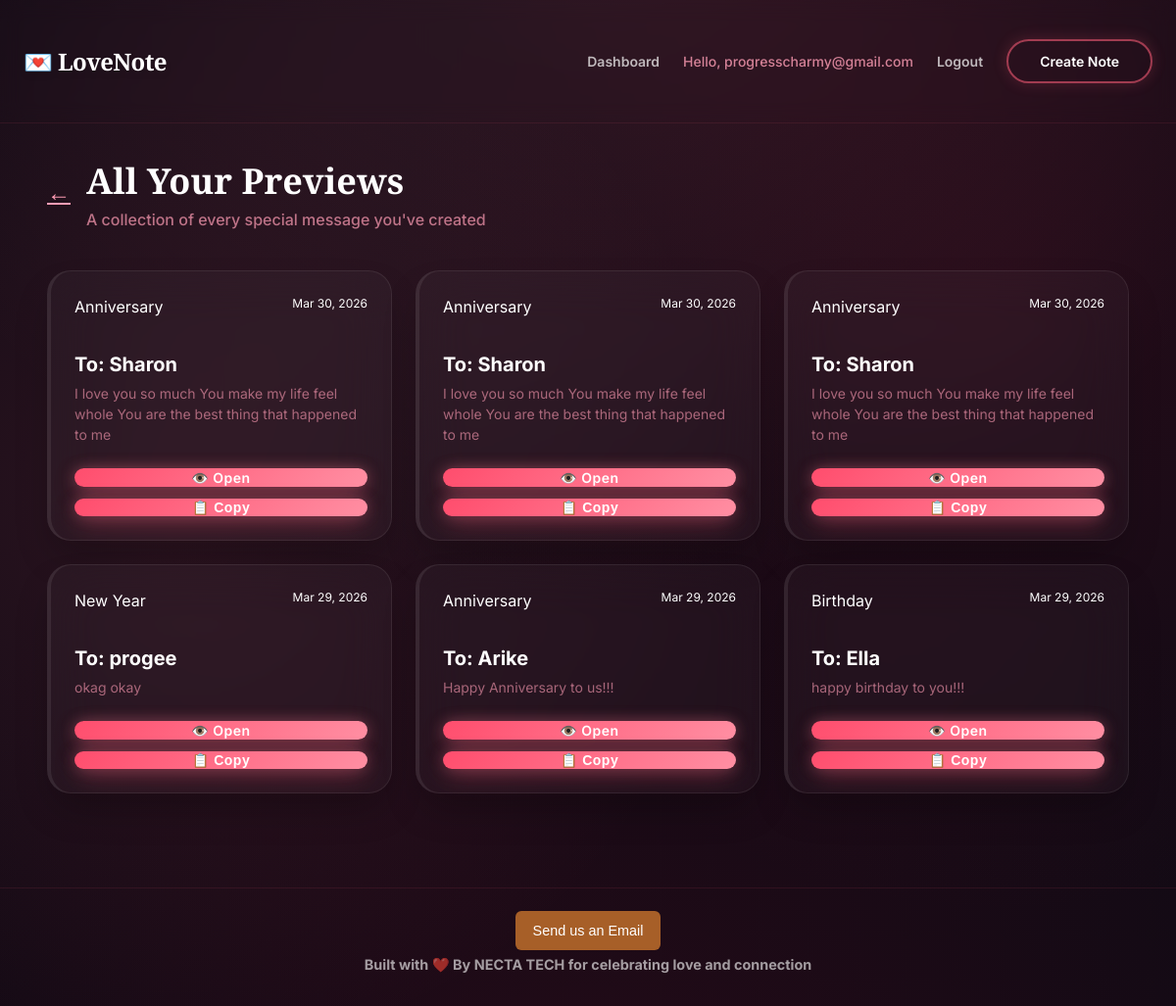
The page /dashboard/previews/ (signed in) on the database its author committed.
### valapp/models.py (models this page shows, shortened)
class CustomUser(AbstractBaseUser, PermissionsMixin):
    email = models.EmailField(unique=True)
    first_name = models.CharField(max_length=150, blank=True)
    last_name = models.CharField(max_length=150, blank=True)
    is_active = models.BooleanField(default=True)
    is_staff = models.BooleanField(default=False)
    date_joined = models.DateTimeField(default=timezone.now)
    reset_code = models.CharField(max_length=6, blank=True, null=True)
    reset_code_expiry = models.DateTimeField(blank=True, null=True)
    USERNAME_FIELD = 'email'
    REQUIRED_FIELDS = []
    objects = UserManager()
    def get_short_name(self):
        return self.first_name or self.email

class Message(models.Model):
    OCCASIONS = [
        ('Valentine', 'Valentine'),
        ('New Year', 'New Year'),
        ('Easter', 'Easter'),
        ('Christmas', 'Christmas'),
        ('Birthday', 'Birthday'),
        ('Anniversary', 'Anniversary'),
        ("Eid'l fitr","Eid'l fitr"),
        ("Eid'l mubarak","Eid'l mubarak"),
    ]
    THEMES = [
        ('Romantic', 'Romantic'),
        ('Friendly', 'Friendly'),
        ('Family', 'Family'),
        ('Elegant', 'Elegant'),
    ]
    sender = models.CharField(max_length=100)
    recipient = models.CharField(max_length=100)
    user = models.ForeignKey(CustomUser, on_delete=models.SET_NULL, null=True, blank=True, related_name='created_messages')
    occasion = models.CharField(max_length=20, choices=OCCASIONS)
    theme = models.CharField(max_length=20, choices=THEMES)
    message = models.TextField()
    photo = models.ImageField(upload_to='messages/', blank=True, null=True)
    date_created = models.DateTimeField(auto_now_add=True)
    slug = models.SlugField(max_length=50, unique=True, blank=True)

### valapp/views.py (the view)
# urls.py: path('dashboard/previews/', views.all_previews, name='all_previews'),
@login_required
def all_previews(request):
    previews = Message.objects.filter(user=request.user).order_by('-date_created')
    return render(request, 'all_previews.html', {'previews': previews})

### valapp/templates/all_previews.html (shortened to what this page needs)
{% extends 'generic.html' %}
{% load static %}
{% block extra_head %}
<link rel="stylesheet" href="{% static 'valapp/css/dashboard.css' %}">
{% endblock %}
{% block content %}
<div class="dashboard-container">
    <div class="dashboard-header">
        <div class="flex items-center gap-4">
            <a href="{% url 'dashboard' %}" class="text-roseSoft hover:text-rosePrimary transition-colors text-2xl">
                ←
            </a>
            <div>
                <h1 class="dashboard-title">All Your Previews</h1>
                <p class="dashboard-subtitle">A collection of every special message you've created</p>
            </div>
        </div>
    </div>
    <div class="section-margin">
        {% if previews %}
        <div class="grid-dashboard">
            {% for preview in previews %}
            <div class="link-card romantic-card">
                <div class="link-card-header">
                    <span class="badge-occasion">
                        {{ preview.occasion }}
                    </span>
                    <span class="text-roseSoft/50 text-xs">
                        {{ preview.date_created|date:"M d, Y" }}
                    </span>
                </div>
                <h3 class="link-card-title mt-4">To: {{ preview.recipient }}</h3>
                <p class="link-card-desc">{{ preview.message|truncatechars:150 }}</p>
                <div class="link-copy-group flex-row gap-2">
                    <a href="{% url 'preview_message' preview.slug %}" target="_blank" class="btn-romantic flex-1 py-3 rounded-xl text-center text-white font-bold text-sm block">
                        👁️ Open
                    </a>
                    <button onclick="copyRaw('{{ request.get_host }}{% url 'preview_message' preview.slug %}')" class="btn-romantic bg-white/10 hover:bg-white/20 flex-1 py-3 rounded-xl text-center text-white font-bold text-sm block">
                        📋 Copy
                    </button>
                </div>
            </div>
            {% endfor %}
        </div>
        {% endif %}
    </div>
</div>
{% endblock %}

### valapp/templates/generic.html (shortened to what this page needs)
{% load static %}
<!DOCTYPE html>
<html lang="en">
<head>
    <link rel="stylesheet" href="{% static 'valapp/css/style.css' %}">
    {% block extra_head %}{% endblock %}
</head>
<body>
    <header class="main-header">
      <a href="{% url 'index' %}" class="header-logo">
        <span class="text-rosePrimary">💌</span> LoveNote
      </a>
      <div class="header-nav desktop-only">
        {% if user.is_authenticated %}
          <a href="{% url 'dashboard' %}" class="nav-link">Dashboard</a>
          <span class="nav-greeting">Hello, {{ user.get_short_name }}</span>
          <a href="{% url 'logout' %}" class="nav-link">Logout</a>
        {% else %}
          <a href="{% url 'login' %}" class="nav-link">Login</a>
          <a href="{% url 'register' %}" class="nav-link">Register</a>
        {% endif %}
        <a href="{% url 'create_message' %}" class="btn-outline-romantic">
           Create Note
        </a>
      </div>
    </header>
    <main class="main-content">
        {% block content %}{% endblock %}
    </main>
    <footer class="footer-minimal">
        <span style="border-top:8px;"><a href="mailto:progresscharmy@gmail.com" class="email-btn">Send us an Email</a></span>
       <h4 style="border-top:8px; padding-top: 12px;"> Built with ❤️ By  NECTA TECH for celebrating love and connection </h4>
    </footer>
</body>
</html>

### valapp/static/valapp/css/style.css (style rules this page uses)
:root { --rose-dark: #100a14; --rose-primary: #f45a75; --rose-soft: #ff9db5; --rose-deep: #861530; --rose-burgundy: #770d28; --white: #ffffff; --black: #000000; --font-heading: 'Playfair Display', serif; --font-body: 'Inter', 'Quicksand', sans-serif; }
* { box-sizing: border-box; margin: 0; padding: 0; }
body { font-family: var(--font-body); background-color: var(--rose-dark); background-image: radial-gradient(circle at 15% 50%, rgba(244, 90, 117, 0.12), transparent 50%), radial-gradient(circle at 85% 30%, rgba(134, 21, 48, 0.18), transparent 50%), radial-gradient(circle at 50% -20%, rgba(255, 115, 141, 0.15), transparent 60%), radial-gradient(circle at 50% 120%, rgba(119, 13, 40, 0.2), transparent 60%); background-attachment: fixed; background-size: cover; color: var(--white); min-height: 100vh; overflow-x: hidden; position: relative; line-height: 1.5; display: flex; flex-direction: column; -webkit-font-smoothing: antialiased; -moz-osx-font-smoothing: grayscale; }
.mt-4 { margin-top: 1rem; }
.flex { display: flex; }
.flex-row { flex-direction: row; }
.flex-1 { flex: 1 1 0%; }
.items-center { align-items: center; }
.gap-2 { gap: 0.5rem; }
.gap-4 { gap: 1rem; }
.font-bold { font-weight: 700; }
.text-xs { font-size: 0.75rem; }
.text-sm { font-size: 0.875rem; }
.text-2xl { font-size: 1.5rem; }
.text-center { text-align: center; }
.text-white { color: var(--white); }
.text-rosePrimary { color: var(--rose-primary); }
.text-roseSoft { color: var(--rose-soft); }
.bg-white\/10 { background-color: rgba(255, 255, 255, 0.1); }
.rounded-xl { border-radius: 0.75rem; }
.transition-colors { transition: background-color 0.3s ease, color 0.3s ease; }
.btn-romantic { background: linear-gradient(135deg, #ff4d6d, #ff8fa3); box-shadow: 0 8px 25px -5px rgba(255, 77, 109, 0.6), 0 0 15px rgba(255, 143, 163, 0.3); transition: all 0.4s cubic-bezier(0.34, 1.56, 0.64, 1); display: inline-flex; align-items: center; justify-content: center; cursor: pointer; border: none; text-decoration: none; font-weight: 600; letter-spacing: 0.5px; position: relative; overflow: hidden; color: white; }
.main-header { padding: 2.5rem 1.5rem; max-width: 80rem; margin-left: auto; margin-right: auto; width: 100%; display: flex; justify-content: space-between; align-items: center; z-index: 10; border-bottom: 1px solid rgba(244, 90, 117, 0.1); backdrop-filter: blur(10px); }
.header-logo { font-size: 1.5rem; font-family: var(--font-heading); font-weight: 700; letter-spacing: -0.025em; color: var(--white); text-decoration: none; filter: drop-shadow(0 4px 3px rgba(0, 0, 0, 0.07)) drop-shadow(0 2px 2px rgba(0, 0, 0, 0.06)); }
.header-nav { display: flex; align-items: center; gap: 1.5rem; }
.nav-link { color: rgba(255, 255, 255, 0.7); text-decoration: none; font-size: 0.875rem; font-weight: 600; transition: color 0.3s ease; }
.nav-greeting { color: rgba(255, 157, 181, 0.8); font-size: 0.875rem; font-weight: 500; }
.btn-outline-romantic { color: var(--white); padding: 0.625rem 2rem; border-radius: 9999px; font-size: 0.875rem; font-weight: 600; border: 2px solid rgba(244, 90, 117, 0.6); text-decoration: none; transition: all 0.3s ease; box-shadow: 0 0 15px rgba(244, 90, 117, 0.2); }
.main-content { flex-grow: 1; z-index: 10; }
.footer-minimal { text-align: center; padding: 2rem 1rem; color: rgba(255, 255, 255, 0.6); font-size: 0.9rem; border-top: 1px solid rgba(244, 90, 117, 0.1); margin-top: 4rem; }
header { border-bottom: 1px solid rgba(244, 90, 117, 0.1); backdrop-filter: blur(10px); }

### valapp/templates/generic.html (style rules this page uses)
.desktop-only { display: flex !important; }
.email-btn { border-top: 24px; background-color: #a75f28; color: white; padding: 12px 18px; text-decoration: none; border-radius: 6px; font-family: Arial, sans-serif; transition: 0.3s ease; }

### rows shown on the page
CustomUser: get_short_name "progresscharmy@gmail.com"
Message: occasion "Anniversary", date_created "Mar 30, 2026", recipient "Sharon", message "I love you so much You make my life feel whole You are the best thing that happened to me"
Message: occasion "Anniversary", date_created "Mar 30, 2026", recipient "Sharon", message "I love you so much You make my life feel whole You are the best thing that happened to me"
Message: occasion "Anniversary", date_created "Mar 30, 2026", recipient "Sharon", message "I love you so much You make my life feel whole You are the best thing that happened to me"
Message: occasion "New Year", date_created "Mar 29, 2026", recipient "progee", message "okag okay"
Message: occasion "Anniversary", date_created "Mar 29, 2026", recipient "Arike", message "Happy Anniversary to us!!!"
Message: occasion "Birthday", date_created "Mar 29, 2026", recipient "Ella", message "happy birthday to you!!!"
